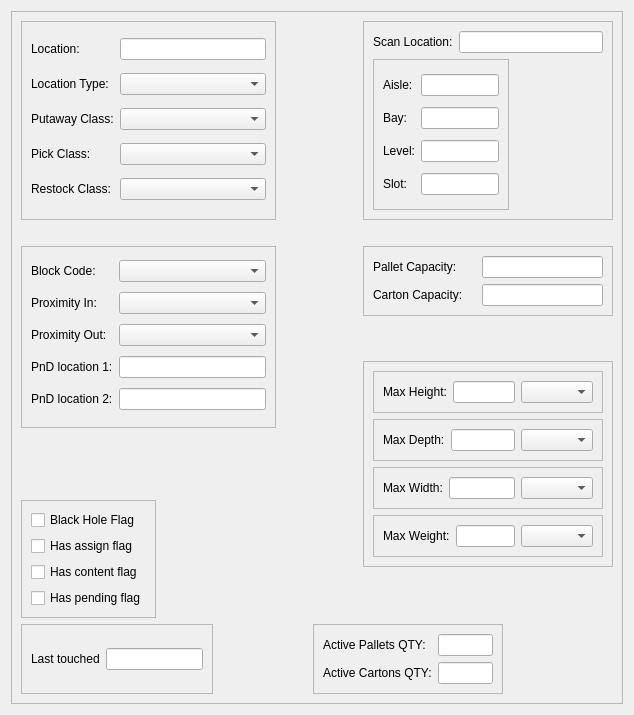
<?xml version="1.0" encoding="UTF-8"?>
<ui version="4.0">
 <class>CreateLocation</class>
 <widget class="QWidget" name="CreateLocation">
  <property name="geometry">
   <rect>
    <x>0</x>
    <y>0</y>
    <width>634</width>
    <height>715</height>
   </rect>
  </property>
  <property name="windowTitle">
   <string>Location Maintance</string>
  </property>
  <layout class="QGridLayout" name="gridLayout_15">
   <item row="0" column="0">
    <widget class="QFrame" name="frame_14">
     <property name="frameShape">
      <enum>QFrame::StyledPanel</enum>
     </property>
     <property name="frameShadow">
      <enum>QFrame::Raised</enum>
     </property>
     <layout class="QGridLayout" name="gridLayout_14">
      <item row="0" column="0" colspan="3">
       <widget class="QFrame" name="frame_6">
        <property name="frameShape">
         <enum>QFrame::StyledPanel</enum>
        </property>
        <property name="frameShadow">
         <enum>QFrame::Raised</enum>
        </property>
        <layout class="QGridLayout" name="gridLayout_6">
         <item row="3" column="0">
          <widget class="QLabel" name="label_7">
           <property name="text">
            <string>Putaway Class:</string>
           </property>
          </widget>
         </item>
         <item row="4" column="0">
          <widget class="QLabel" name="label_8">
           <property name="text">
            <string>Pick Class:</string>
           </property>
          </widget>
         </item>
         <item row="0" column="0">
          <widget class="QLabel" name="label">
           <property name="text">
            <string>Location:</string>
           </property>
          </widget>
         </item>
         <item row="5" column="0">
          <widget class="QLabel" name="label_9">
           <property name="text">
            <string>Restock Class:</string>
           </property>
          </widget>
         </item>
         <item row="2" column="0">
          <widget class="QLabel" name="label_2">
           <property name="text">
            <string>Location Type:</string>
           </property>
          </widget>
         </item>
         <item row="0" column="1">
          <widget class="QLineEdit" name="lineEdit_Location"/>
         </item>
         <item row="2" column="1">
          <widget class="QComboBox" name="comboBox_LocationType"/>
         </item>
         <item row="3" column="1">
          <widget class="QComboBox" name="comboBox_PutawayClass"/>
         </item>
         <item row="4" column="1">
          <widget class="QComboBox" name="comboBox_PickClass"/>
         </item>
         <item row="5" column="1">
          <widget class="QComboBox" name="comboBox_RestockClass"/>
         </item>
        </layout>
       </widget>
      </item>
      <item row="0" column="3" rowspan="7" colspan="2">
       <spacer name="verticalSpacer_2">
        <property name="orientation">
         <enum>Qt::Vertical</enum>
        </property>
        <property name="sizeHint" stdset="0">
         <size>
          <width>28</width>
          <height>543</height>
         </size>
        </property>
       </spacer>
      </item>
      <item row="0" column="5" colspan="2">
       <widget class="QFrame" name="frame_7">
        <property name="frameShape">
         <enum>QFrame::StyledPanel</enum>
        </property>
        <property name="frameShadow">
         <enum>QFrame::Raised</enum>
        </property>
        <layout class="QGridLayout" name="gridLayout_7">
         <item row="0" column="0">
          <widget class="QLabel" name="label_3">
           <property name="text">
            <string>Scan Location:</string>
           </property>
          </widget>
         </item>
         <item row="0" column="1" colspan="2">
          <widget class="QLineEdit" name="lineEdit_ScanLocation"/>
         </item>
         <item row="1" column="0" colspan="2">
          <widget class="QFrame" name="frame_8">
           <property name="frameShape">
            <enum>QFrame::StyledPanel</enum>
           </property>
           <property name="frameShadow">
            <enum>QFrame::Raised</enum>
           </property>
           <layout class="QGridLayout" name="gridLayout_8">
            <item row="0" column="0">
             <widget class="QLabel" name="label_19">
              <property name="text">
               <string>Aisle:</string>
              </property>
             </widget>
            </item>
            <item row="0" column="1">
             <widget class="QLineEdit" name="lineEdit_Aisel"/>
            </item>
            <item row="1" column="0">
             <widget class="QLabel" name="label_20">
              <property name="text">
               <string>Bay:</string>
              </property>
             </widget>
            </item>
            <item row="1" column="1">
             <widget class="QLineEdit" name="lineEdit_Bay"/>
            </item>
            <item row="2" column="0">
             <widget class="QLabel" name="label_21">
              <property name="text">
               <string>Level:</string>
              </property>
             </widget>
            </item>
            <item row="2" column="1">
             <widget class="QLineEdit" name="lineEdit_Level"/>
            </item>
            <item row="3" column="0">
             <widget class="QLabel" name="label_22">
              <property name="text">
               <string>Slot:</string>
              </property>
             </widget>
            </item>
            <item row="3" column="1">
             <widget class="QLineEdit" name="lineEdit_Slot"/>
            </item>
           </layout>
          </widget>
         </item>
         <item row="1" column="2">
          <spacer name="verticalSpacer">
           <property name="orientation">
            <enum>Qt::Vertical</enum>
           </property>
           <property name="sizeHint" stdset="0">
            <size>
             <width>88</width>
             <height>127</height>
            </size>
           </property>
          </spacer>
         </item>
        </layout>
       </widget>
      </item>
      <item row="1" column="0" colspan="3">
       <spacer name="horizontalSpacer">
        <property name="orientation">
         <enum>Qt::Horizontal</enum>
        </property>
        <property name="sizeHint" stdset="0">
         <size>
          <width>261</width>
          <height>20</height>
         </size>
        </property>
       </spacer>
      </item>
      <item row="1" column="5" colspan="2">
       <spacer name="horizontalSpacer_3">
        <property name="orientation">
         <enum>Qt::Horizontal</enum>
        </property>
        <property name="sizeHint" stdset="0">
         <size>
          <width>266</width>
          <height>20</height>
         </size>
        </property>
       </spacer>
      </item>
      <item row="2" column="0" rowspan="3" colspan="3">
       <widget class="QFrame" name="frame_9">
        <property name="frameShape">
         <enum>QFrame::StyledPanel</enum>
        </property>
        <property name="frameShadow">
         <enum>QFrame::Raised</enum>
        </property>
        <layout class="QGridLayout" name="gridLayout_9">
         <item row="0" column="1">
          <widget class="QComboBox" name="comboBox_BlockCode"/>
         </item>
         <item row="2" column="0">
          <widget class="QLabel" name="label_6">
           <property name="text">
            <string>Proximity Out:</string>
           </property>
          </widget>
         </item>
         <item row="4" column="1">
          <widget class="QLineEdit" name="lineEdit_PnDOUT"/>
         </item>
         <item row="1" column="0">
          <widget class="QLabel" name="label_5">
           <property name="text">
            <string>Proximity In:</string>
           </property>
          </widget>
         </item>
         <item row="3" column="0">
          <widget class="QLabel" name="label_23">
           <property name="text">
            <string>PnD location 1:</string>
           </property>
          </widget>
         </item>
         <item row="1" column="1">
          <widget class="QComboBox" name="comboBox_PrxIN"/>
         </item>
         <item row="2" column="1">
          <widget class="QComboBox" name="comboBox_PrxOUT"/>
         </item>
         <item row="0" column="0">
          <widget class="QLabel" name="label_10">
           <property name="text">
            <string>Block Code:</string>
           </property>
          </widget>
         </item>
         <item row="3" column="1">
          <widget class="QLineEdit" name="lineEdit_PnDIN"/>
         </item>
         <item row="4" column="0">
          <widget class="QLabel" name="label_24">
           <property name="text">
            <string>PnD location 2:</string>
           </property>
          </widget>
         </item>
        </layout>
       </widget>
      </item>
      <item row="2" column="5" colspan="2">
       <widget class="QFrame" name="frame_10">
        <property name="frameShape">
         <enum>QFrame::StyledPanel</enum>
        </property>
        <property name="frameShadow">
         <enum>QFrame::Raised</enum>
        </property>
        <layout class="QGridLayout" name="gridLayout_10">
         <item row="1" column="1">
          <widget class="QLabel" name="label_4">
           <property name="text">
            <string/>
           </property>
          </widget>
         </item>
         <item row="1" column="0">
          <widget class="QLabel" name="label_12">
           <property name="text">
            <string>Carton Capacity:</string>
           </property>
          </widget>
         </item>
         <item row="0" column="0" colspan="2">
          <widget class="QLabel" name="label_11">
           <property name="text">
            <string>Pallet Capacity:</string>
           </property>
          </widget>
         </item>
         <item row="1" column="2">
          <widget class="QLineEdit" name="lineEdit_CartCap"/>
         </item>
         <item row="0" column="2">
          <widget class="QLineEdit" name="lineEdit_PallCap"/>
         </item>
        </layout>
       </widget>
      </item>
      <item row="3" column="5" colspan="2">
       <spacer name="horizontalSpacer_4">
        <property name="orientation">
         <enum>Qt::Horizontal</enum>
        </property>
        <property name="sizeHint" stdset="0">
         <size>
          <width>266</width>
          <height>20</height>
         </size>
        </property>
       </spacer>
      </item>
      <item row="4" column="5" rowspan="3" colspan="2">
       <widget class="QFrame" name="frame_2">
        <property name="frameShape">
         <enum>QFrame::StyledPanel</enum>
        </property>
        <property name="frameShadow">
         <enum>QFrame::Raised</enum>
        </property>
        <layout class="QGridLayout" name="gridLayout_2">
         <item row="1" column="0">
          <widget class="QFrame" name="frame">
           <property name="frameShape">
            <enum>QFrame::StyledPanel</enum>
           </property>
           <property name="frameShadow">
            <enum>QFrame::Raised</enum>
           </property>
           <layout class="QGridLayout" name="gridLayout">
            <item row="0" column="0">
             <widget class="QLabel" name="label_16">
              <property name="text">
               <string>Max Depth:</string>
              </property>
             </widget>
            </item>
            <item row="0" column="1">
             <widget class="QLineEdit" name="lineEdit_MaxDepthValue"/>
            </item>
            <item row="0" column="2">
             <widget class="QComboBox" name="comboBox_DepthUOM"/>
            </item>
           </layout>
          </widget>
         </item>
         <item row="0" column="0">
          <widget class="QFrame" name="frame_4">
           <property name="frameShape">
            <enum>QFrame::StyledPanel</enum>
           </property>
           <property name="frameShadow">
            <enum>QFrame::Raised</enum>
           </property>
           <layout class="QGridLayout" name="gridLayout_4">
            <item row="0" column="0">
             <widget class="QLabel" name="label_14">
              <property name="text">
               <string>Max Height:</string>
              </property>
             </widget>
            </item>
            <item row="0" column="1">
             <widget class="QLineEdit" name="lineEdit_MaxHeightValue"/>
            </item>
            <item row="0" column="2">
             <widget class="QComboBox" name="comboBox_HeightUOM"/>
            </item>
           </layout>
          </widget>
         </item>
         <item row="3" column="0">
          <widget class="QFrame" name="frame_5">
           <property name="frameShape">
            <enum>QFrame::StyledPanel</enum>
           </property>
           <property name="frameShadow">
            <enum>QFrame::Raised</enum>
           </property>
           <layout class="QGridLayout" name="gridLayout_5">
            <item row="0" column="1">
             <widget class="QLineEdit" name="lineEdit_MaxWidthValue"/>
            </item>
            <item row="0" column="0">
             <widget class="QLabel" name="label_15">
              <property name="text">
               <string>Max Width:</string>
              </property>
             </widget>
            </item>
            <item row="0" column="2">
             <widget class="QComboBox" name="comboBox_WidthUOM"/>
            </item>
           </layout>
          </widget>
         </item>
         <item row="4" column="0">
          <widget class="QFrame" name="frame_3">
           <property name="frameShape">
            <enum>QFrame::StyledPanel</enum>
           </property>
           <property name="frameShadow">
            <enum>QFrame::Raised</enum>
           </property>
           <layout class="QGridLayout" name="gridLayout_3">
            <item row="0" column="3">
             <widget class="QComboBox" name="comboBox_WeightUOM"/>
            </item>
            <item row="0" column="1">
             <widget class="QLineEdit" name="lineEdit_MaxWwightValue"/>
            </item>
            <item row="0" column="0">
             <widget class="QLabel" name="label_13">
              <property name="text">
               <string>Max Weight:</string>
              </property>
             </widget>
            </item>
           </layout>
          </widget>
         </item>
        </layout>
       </widget>
      </item>
      <item row="5" column="0" colspan="3">
       <spacer name="horizontalSpacer_2">
        <property name="orientation">
         <enum>Qt::Horizontal</enum>
        </property>
        <property name="sizeHint" stdset="0">
         <size>
          <width>261</width>
          <height>20</height>
         </size>
        </property>
       </spacer>
      </item>
      <item row="6" column="0" rowspan="2">
       <widget class="QFrame" name="frame_12">
        <property name="frameShape">
         <enum>QFrame::StyledPanel</enum>
        </property>
        <property name="frameShadow">
         <enum>QFrame::Raised</enum>
        </property>
        <layout class="QGridLayout" name="gridLayout_12">
         <item row="2" column="0">
          <widget class="QCheckBox" name="checkBox_HasAssignedFlag">
           <property name="text">
            <string>Has assign flag</string>
           </property>
           <property name="checkable">
            <bool>false</bool>
           </property>
          </widget>
         </item>
         <item row="3" column="0">
          <widget class="QCheckBox" name="checkBox_HasContentFlag">
           <property name="text">
            <string>Has content flag</string>
           </property>
           <property name="checkable">
            <bool>false</bool>
           </property>
          </widget>
         </item>
         <item row="4" column="0">
          <widget class="QCheckBox" name="checkBox_HasPendingFlag">
           <property name="text">
            <string>Has pending flag</string>
           </property>
           <property name="checkable">
            <bool>false</bool>
           </property>
          </widget>
         </item>
         <item row="1" column="0">
          <widget class="QCheckBox" name="checkBox_BlackHoleFlag">
           <property name="text">
            <string>Black Hole Flag</string>
           </property>
          </widget>
         </item>
        </layout>
       </widget>
      </item>
      <item row="6" column="1" rowspan="2" colspan="2">
       <spacer name="verticalSpacer_3">
        <property name="orientation">
         <enum>Qt::Vertical</enum>
        </property>
        <property name="sizeHint" stdset="0">
         <size>
          <width>108</width>
          <height>119</height>
         </size>
        </property>
       </spacer>
      </item>
      <item row="7" column="3" colspan="4">
       <spacer name="horizontalSpacer_5">
        <property name="orientation">
         <enum>Qt::Horizontal</enum>
        </property>
        <property name="sizeHint" stdset="0">
         <size>
          <width>323</width>
          <height>20</height>
         </size>
        </property>
       </spacer>
      </item>
      <item row="8" column="0" colspan="2">
       <widget class="QFrame" name="frame_13">
        <property name="frameShape">
         <enum>QFrame::StyledPanel</enum>
        </property>
        <property name="frameShadow">
         <enum>QFrame::Raised</enum>
        </property>
        <layout class="QGridLayout" name="gridLayout_13">
         <item row="0" column="0">
          <widget class="QLabel" name="label_25">
           <property name="text">
            <string>Last touched</string>
           </property>
          </widget>
         </item>
         <item row="0" column="1">
          <widget class="QLineEdit" name="lineEdit_LastTouch">
           <property name="text">
            <string/>
           </property>
           <property name="readOnly">
            <bool>true</bool>
           </property>
          </widget>
         </item>
        </layout>
       </widget>
      </item>
      <item row="8" column="2" colspan="2">
       <spacer name="verticalSpacer_5">
        <property name="orientation">
         <enum>Qt::Vertical</enum>
        </property>
        <property name="sizeHint" stdset="0">
         <size>
          <width>88</width>
          <height>69</height>
         </size>
        </property>
       </spacer>
      </item>
      <item row="8" column="4" colspan="2">
       <widget class="QFrame" name="frame_11">
        <property name="frameShape">
         <enum>QFrame::StyledPanel</enum>
        </property>
        <property name="frameShadow">
         <enum>QFrame::Raised</enum>
        </property>
        <layout class="QGridLayout" name="gridLayout_11">
         <item row="0" column="0">
          <widget class="QLabel" name="label_17">
           <property name="text">
            <string>Active Pallets QTY:</string>
           </property>
          </widget>
         </item>
         <item row="1" column="2">
          <widget class="QLineEdit" name="lineEdit_ActiveCartonsQTY">
           <property name="readOnly">
            <bool>true</bool>
           </property>
          </widget>
         </item>
         <item row="0" column="2">
          <widget class="QLineEdit" name="lineEdit_ActivePalletsQTY">
           <property name="text">
            <string/>
           </property>
           <property name="readOnly">
            <bool>true</bool>
           </property>
          </widget>
         </item>
         <item row="1" column="0">
          <widget class="QLabel" name="label_18">
           <property name="text">
            <string>Active Cartons QTY:</string>
           </property>
          </widget>
         </item>
        </layout>
       </widget>
      </item>
      <item row="8" column="6">
       <spacer name="verticalSpacer_4">
        <property name="orientation">
         <enum>Qt::Vertical</enum>
        </property>
        <property name="sizeHint" stdset="0">
         <size>
          <width>48</width>
          <height>69</height>
         </size>
        </property>
       </spacer>
      </item>
     </layout>
    </widget>
   </item>
  </layout>
 </widget>
 <resources/>
 <connections/>
</ui>
